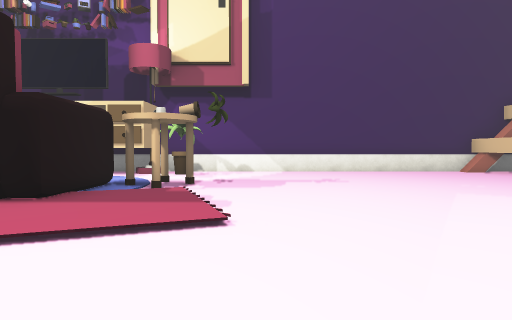
View 1 (above)

16 first-person views from a walk through a scene from a Unity 3-D project. The camera is 1.5 m above the floor, tilts 2° down and sees 75° across. The floor is counted in squares, 2 m on a side. Each view is taken from the middle of a square. On the plan, view 1 faces up. The plan holds only what a view shows up to about 11 squares ahead; the rest is blank. Surface patterns are stand-ins for the level's own textures.

View 2
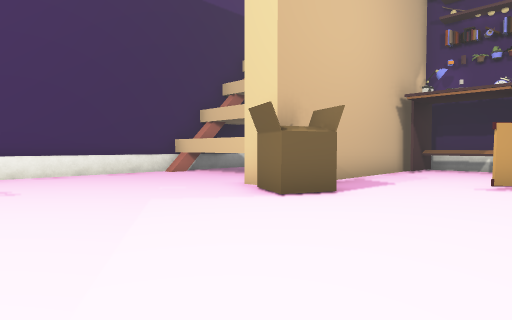

View 3
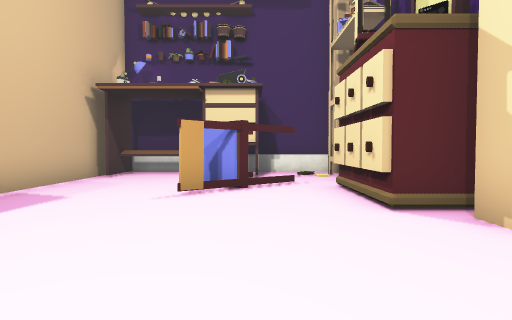

View 4
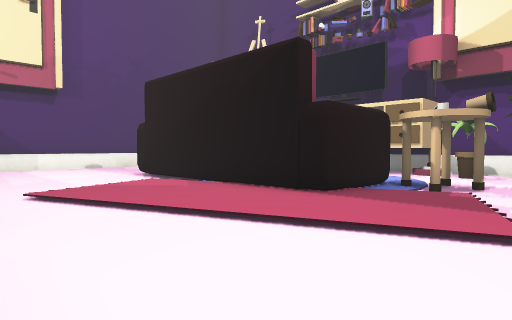

View 5
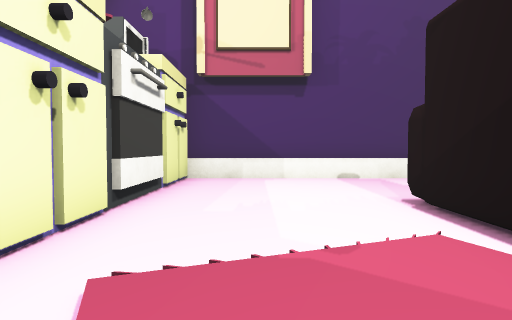

View 6
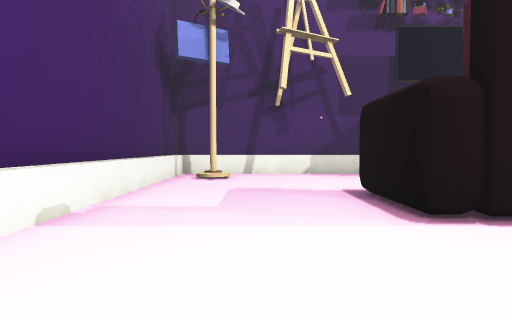

View 7
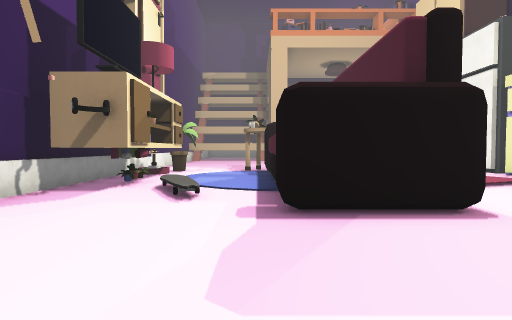

View 8
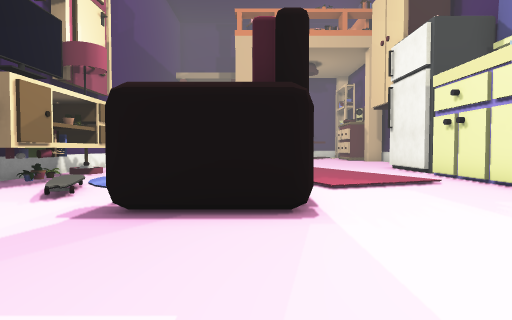

View 9
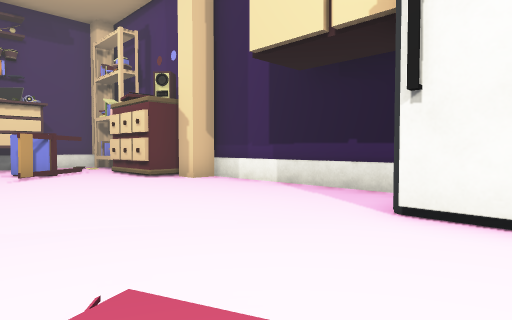

View 10
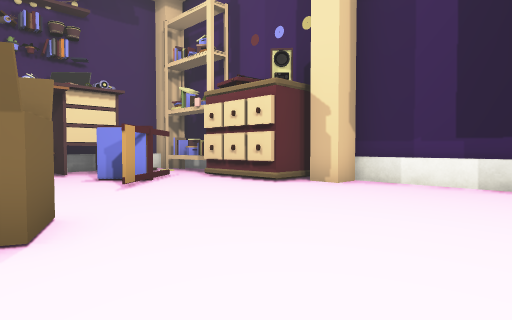

View 11
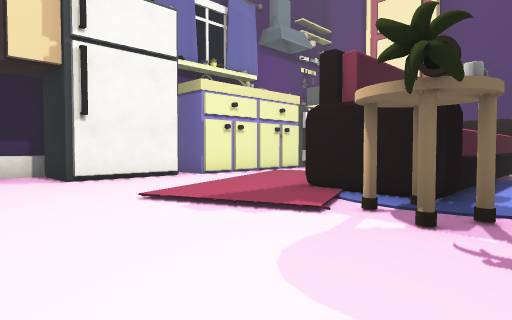

View 12
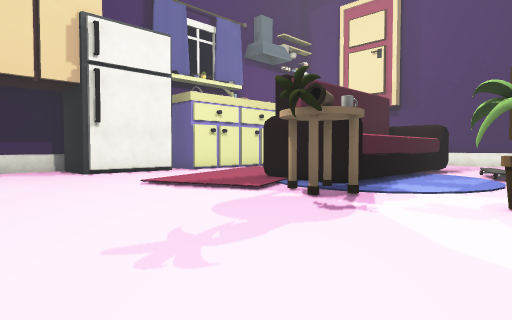

View 13
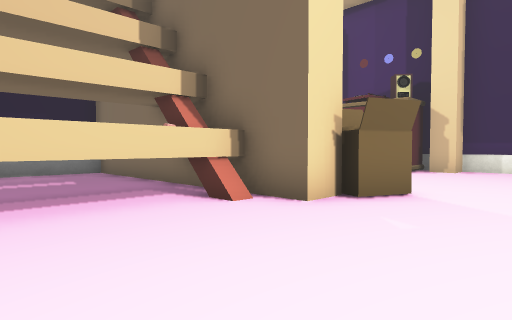

View 14
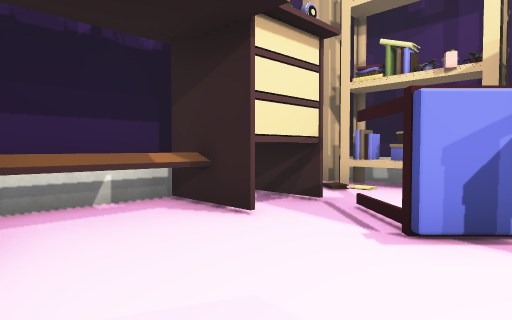

View 15
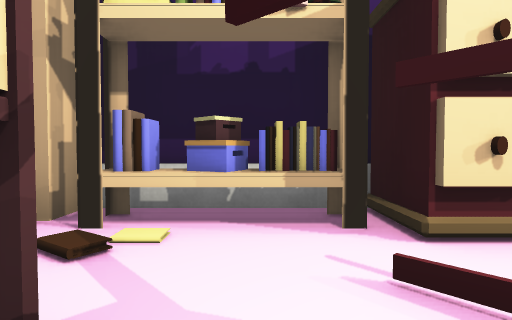

View 16
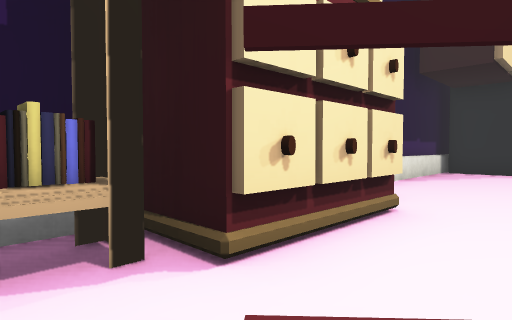

### Floor plan
Key: @ floor where view 1 was taken; # wall or solid block; . main floor; : floor 0.25 m higher than the main floor; / step, stairs or slope; ^ raised ledge; L lamp; P plant; T table; B box; C chair; S shelf; O other object.
Columns run from 14 left of view 1 to 14 right of it. Each row starts with its distance up from view 1.
 11 ######################
 10 #......####LP........##
  9 #.#....//...#........#
  8 #.....//.............#
  7 #...........T........##
  6 #....#######T.......#########
  5 #....#######:/.....BB.....###
  4 #......./:::::......B......^#
  3 #.......:::::/.............^#
  2 #......./://...........CC.###
  1 #......./.................###
  0 ##############@.............#
 -1           #  #.......OOOS#S.#
 -2              #......## O....#
 -3              ########    ####

Where each view was taken, in squares from view 1:
view 1: 0 up, 0 right, facing up
view 2: 1 up, 1 right, facing up-right
view 3: 1 up, 3 right, facing right
view 4: 0 up, 0 right, facing up-left
view 5: 2 up, 4 left, facing left
view 6: 1 up, 11 left, facing up
view 7: 7 up, 13 left, facing right
view 8: 5 up, 13 left, facing right
view 9: 4 up, 2 left, facing down-right
view 10: 5 up, 2 right, facing down-right
view 11: 8 up, 2 right, facing down-left
view 12: 10 up, 3 right, facing down-left
view 13: 10 up, 3 right, facing down-right
view 14: 5 up, 9 right, facing down-right
view 15: 2 up, 11 right, facing down
view 16: 1 up, 11 right, facing down-left
